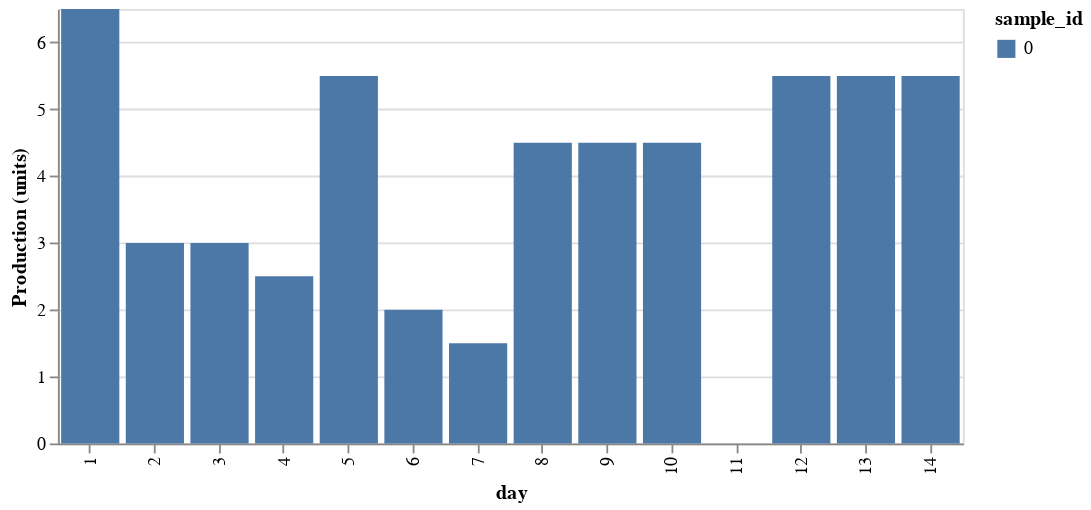

Write notebook code for a chart like this one.
### Markdown cell above
## Production by Day

Visualise production totals per day. Adjust the cell below to experiment with different views.

### Code cell
utils.plot_production_by_day(playback_tables.day)

### Figure 1 — Vega-Lite specification as saved in the notebook (floating-point values rounded to 4 significant figures)
{"config": {"view": {"continuousWidth": 300, "continuousHeight": 300}}, "data": {"name": "data-264ef57b681225194ce2fc7b0a48ab24"}, "mark": {"type": "bar"}, "encoding": {"color": {"field": "sample_id", "type": "nominal"}, "x": {"field": "day", "type": "ordinal"}, "y": {"field": "production_units", "title": "Production (units)", "type": "quantitative"}}, "height": 240, "width": 500, "$schema": "https://vega.github.io/schema/vega-lite/v5.20.1.json", "datasets": {"data-264ef57b681225194ce2fc7b0a48ab24": [{"day": 1, "sample_id": 0, "production_units": 6.5, "total_hours": 20.0, "idle_hours": 0.0, "mobilisation_cost": 0.0, "completed_blocks": 0, "blackout_conflicts": 0, "sequencing_violations": 0, "available_hours": 20.0, "utilisation_ratio": 1.0, "downtime_hours": 0.0, "downtime_events": 0, "weather_severity_total": 0.0}, {"day": 2, "sample_id": 0, "production_units": 3.0, "total_hours": 10.0, "idle_hours": 10.0, "mobilisation_cost": 0.0, "completed_blocks": 0, "blackout_conflicts": 0, "sequencing_violations": 0, "available_hours": 20.0, "utilisation_ratio": 0.5, "downtime_hours": 0.0, "downtime_events": 0, "weather_severity_total": 0.0}, {"day": 3, "sample_id": 0, "production_units": 3.0, "total_hours": 10.0, "idle_hours": 0.0, "mobilisation_cost": 0.0, "completed_blocks": 0, "blackout_conflicts": 0, "sequencing_violations": 0, "available_hours": 10.0, "utilisation_ratio": 1.0, "downtime_hours": 0.0, "downtime_events": 0, "weather_severity_total": 0.0}, {"day": 4, "sample_id": 0, "production_units": 2.5, "total_hours": 10.0, "idle_hours": 10.0, "mobilisation_cost": 0.0, "completed_blocks": 0, "blackout_conflicts": 0, "sequencing_violations": 0, "available_hours": 20.0, "utilisation_ratio": 0.5, "downtime_hours": 0.0, "downtime_events": 0, "weather_severity_total": 0.0}, {"day": 5, "sample_id": 0, "production_units": 5.5, "total_hours": 20.0, "idle_hours": 0.0, "mobilisation_cost": 65.0, "completed_blocks": 0, "blackout_conflicts": 0, "sequencing_violations": 0, "available_hours": 20.0, "utilisation_ratio": 1.0, "downtime_hours": 0.0, "downtime_events": 0, "weather_severity_total": 0.0}, {"day": 6, "sample_id": 0, "production_units": 2.0, "total_hours": 10.0, "idle_hours": 10.0, "mobilisation_cost": 0.0, "completed_blocks": 0, "blackout_conflicts": 0, "sequencing_violations": 0, "available_hours": 20.0, "utilisation_ratio": 0.5, "downtime_hours": 0.0, "downtime_events": 0, "weather_severity_total": 0.0}, {"day": 7, "sample_id": 0, "production_units": 1.5, "total_hours": 10.0, "idle_hours": 10.0, "mobilisation_cost": 70.0, "completed_blocks": 0, "blackout_conflicts": 0, "sequencing_violations": 0, "available_hours": 20.0, "utilisation_ratio": 0.5, "downtime_hours": 0.0, "downtime_events": 0, "weather_severity_total": 0.0}, {"day": 8, "sample_id": 0, "production_units": 4.5, "total_hours": 20.0, "idle_hours": 0.0, "mobilisation_cost": 65.0, "completed_blocks": 0, "blackout_conflicts": 0, "sequencing_violations": 0, "available_hours": 20.0, "utilisation_ratio": 1.0, "downtime_hours": 0.0, "downtime_events": 0, "weather_severity_total": 0.0}, {"day": 9, "sample_id": 0, "production_units": 4.5, "total_hours": 20.0, "idle_hours": 0.0, "mobilisation_cost": 0.0, "completed_blocks": 0, "blackout_conflicts": 0, "sequencing_violations": 0, "available_hours": 20.0, "utilisation_ratio": 1.0, "downtime_hours": 0.0, "downtime_events": 0, "weather_severity_total": 0.0}, {"day": 10, "sample_id": 0, "production_units": 4.5, "total_hours": 20.0, "idle_hours": 0.0, "mobilisation_cost": 0.0, "completed_blocks": 1, "blackout_conflicts": 0, "sequencing_violations": 0, "available_hours": 20.0, "utilisation_ratio": 1.0, "downtime_hours": 0.0, "downtime_events": 0, "weather_severity_total": 0.0}, {"day": 11, "sample_id": 0, "production_units": 0.0, "total_hours": 0.0, "idle_hours": 20.0, "mobilisation_cost": 0.0, "completed_blocks": 0, "blackout_conflicts": 0, "sequencing_violations": 0, "available_hours": 20.0, "utilisation_ratio": 0.0, "downtime_hours": 0.0, "downtime_events": 0, "weather_severity_total": 0.0}, {"day": 12, "sample_id": 0, "production_units": 5.5, "total_hours": 20.0, "idle_hours": 0.0, "mobilisation_cost": 135.0, "completed_blocks": 0, "blackout_conflicts": 0, "sequencing_violations": 0, "available_hours": 20.0, "utilisation_ratio": 1.0, "downtime_hours": 0.0, "downtime_events": 0, "weather_severity_total": 0.0}, {"day": 13, "sample_id": 0, "production_units": 5.5, "total_hours": 20.0, "idle_hours": 0.0, "mobilisation_cost": 0.0, "completed_blocks": 0, "blackout_conflicts": 0, "sequencing_violations": 0, "available_hours": 20.0, "utilisation_ratio": 1.0, "downtime_hours": 0.0, "downtime_events": 0, "weather_severity_total": 0.0}, {"day": 14, "sample_id": 0, "production_units": 5.5, "total_hours": 20.0, "idle_hours": 0.0, "mobilisation_cost": 0.0, "completed_blocks": 2, "blackout_conflicts": 0, "sequencing_violations": 0, "available_hours": 20.0, "utilisation_ratio": 1.0, "downtime_hours": 0.0, "downtime_events": 0, "weather_severity_total": 0.0}]}}
